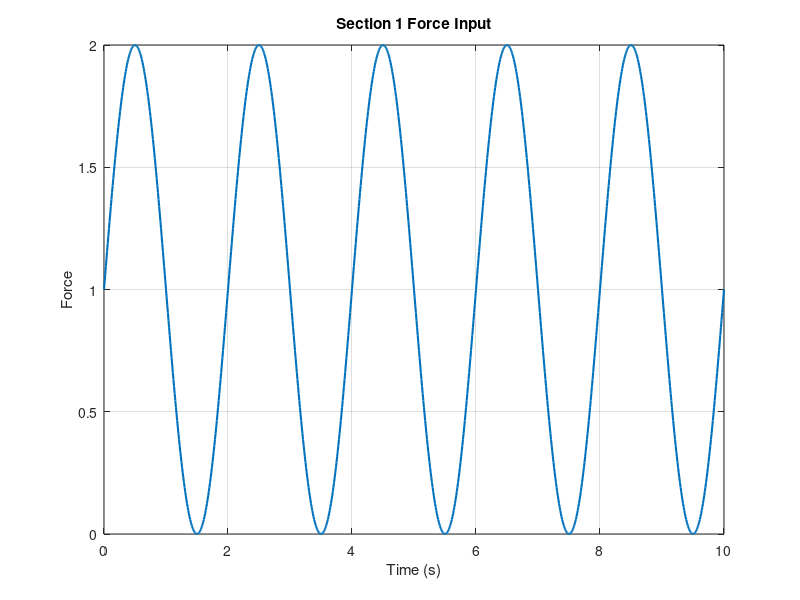

Here is the MATLAB script that generated this plot: (Note: this script raises an error after producing the figure.)
%% BIOE 3071 - Viscoelastic Material Models
clear; clc; close all;

%% =========================
% Section 1: Maxwell Model
% ==========================
dt = 0.01;
t = 0:dt:10;

% 0.5 Hz sine wave, min = 0, max = 2
% Hint: a sine with amplitude 1 and offset 1 does this
F1 = 1 + sin(2*pi*0.5*t);

figure;
plot(t,F1,'LineWidth',1.5);
xlabel('Time (s)');
ylabel('Force');
title('Section 1 Force Input');
grid on;

% Parameter sets:
% (1) R=1, E=1
% (2) R=2, E=1
% (3) R=0.5, E=2
xR0 = 0;

[x1, xR1] = maxwellForced(F1, 1,   1, xR0, dt);
[x2, xR2] = maxwellForced(F1, 2,   1, xR0, dt);
[x3, xR3] = maxwellForced(F1, 0.5, 2, xR0, dt);

figure;
plot(t,x1,'LineWidth',1.5); hold on;
plot(t,xR1,'--','LineWidth',1.5);
plot(t,x2,'LineWidth',1.5);
plot(t,xR2,'--','LineWidth',1.5);
plot(t,x3,'LineWidth',1.5);
plot(t,xR3,'--','LineWidth',1.5);
xlabel('Time (s)');
ylabel('Length');
title('Maxwell Model Lengths');
legend('x: R=1,E=1','x_R: R=1,E=1', ...
       'x: R=2,E=1','x_R: R=2,E=1', ...
       'x: R=0.5,E=2','x_R: R=0.5,E=2');
grid on;

% Increasing R reduces dashpot flow because dx_R/dt = F/R, so larger R gives
% slower viscous elongation and less creep over time. Smaller R gives faster
% dashpot elongation and more creep. Increasing E reduces the spring term F/E,
% so the instantaneous elastic displacement becomes smaller. Under cyclic
% loading, the spring gives oscillatory changes in length while the dashpot
% causes creep, so the total length shows both cyclic variation and drift.

%increasing r reduces flow because of the derivative so larger r gives slower graph. smaller r
%gives faster graph. Increaesing E reduces the F/E step elastic
%displacement become smaller. in cyclic cycles the spring gives osicalltion
%changes in length hile the r becomes slower making it creep. 
%% =========================
% Section 2: Maxwell force-length loops
% ==========================
% 0.5 Hz sine wave, min = -1, max = 1
F2 = sin(2*pi*0.5*t);

figure;
plot(t,F2,'LineWidth',1.5);
xlabel('Time (s)');
ylabel('Force');
title('Section 2 Force Input');
grid on;

[x1_loop, ~] = maxwellForced(F2, 1, 1, xR0, dt);
[x2_loop, ~] = maxwellForced(F2, 2, 1, xR0, dt);
[x3_loop, ~] = maxwellForced(F2, 1, 2, xR0, dt);

figure;
plot(x1_loop,F2,'LineWidth',1.5); hold on;
plot(x2_loop,F2,'LineWidth',1.5);
plot(x3_loop,F2,'LineWidth',1.5);
xlabel('Displacement x');
ylabel('Force F');
title('Maxwell Force-Length Loops');
legend('R=1,E=1','R=2,E=1','R=1,E=2');
grid on;

% Increasing E decreases displacement at peak force because the elastic part
% of displacement is F/E. Increasing R slows dashpot motion, so less viscous
% displacement accumulates during a cycle. Hysteresis occurs because the
% dashpot depends on loading history. Changes in R and E alter both the peak
% displacement and the loop shape by changing the balance between elastic and
% viscous behavior.


%% =========================
% Section 3: Voigt creep test
% ==========================
F3 = zeros(size(t));
F3(t > 1) = 1;

figure;
plot(t,F3,'LineWidth',1.5);
xlabel('Time (s)');
ylabel('Force');
title('Section 3 Step Force');
grid on;

x0 = 0;

x_v1 = voigtForced(F3, 1, 1, dt, x0);
x_v2 = voigtForced(F3, 2, 1, dt, x0);
x_v3 = voigtForced(F3, 2, 2, dt, x0);
x_v4 = voigtForced(F3, 4, 2, dt, x0);

figure;
plot(t,x_v1,'LineWidth',1.5); hold on;
plot(t,x_v2,'LineWidth',1.5);
plot(t,x_v3,'LineWidth',1.5);
plot(t,x_v4,'LineWidth',1.5);
xlabel('Time (s)');
ylabel('Displacement x');
title('Voigt Creep Response');
legend('R=1,E=1','R=2,E=1','R=2,E=2','R=4,E=2');
grid on;

% For the Voigt model, dx/dt = (F - E*x)/R, so the response speed depends on
% E/R. A larger E/R gives faster settling, while a smaller E/R gives slower
% settling. The equilibrium displacement is found when dx/dt = 0, so F = E*x
% and therefore x_eq = F/E. Larger spring stiffness gives smaller final
% displacement.

% the response speed depends on E/R a larger E/R gives faster setteling and
% a smaller one is slower. THe equilib discplacment is found when dx/dt is
% 0. larger spring stiffness gives samller displacmenet 
%% =========================
% Section 4: Voigt force-length loops
% ==========================
% 2 Hz sine wave, min = -1, max = 1
F4 = sin(2*pi*2*t);

figure;
plot(t,F4,'LineWidth',1.5);
xlabel('Time (s)');
ylabel('Force');
title('Section 4 Force Input');
grid on;

x_loop1 = voigtForced(F4, 1, 1, dt, x0);
x_loop2 = voigtForced(F4, 2, 1, dt, x0);
x_loop3 = voigtForced(F4, 1, 2, dt, x0);

figure;
plot(x_loop1,F4,'LineWidth',1.5); hold on;
plot(x_loop2,F4,'LineWidth',1.5);
plot(x_loop3,F4,'LineWidth',1.5);
xlabel('Displacement x');
ylabel('Force F');
title('Voigt Force-Length Loops');
legend('R=1,E=1','R=2,E=1','R=1,E=2');
grid on;

% Increasing dashpot resistance increases the viscous effect during cyclic
% motion, which increases phase lag between force and displacement. This makes
% the hysteresis loop wider and increases the area inside the loop, meaning
% more energy is dissipated.

%dashpot reistance chanes the loop becuase increase the lag between force
%and displacment makes it slower. which makes the hystersis loop wider and
%incrases are of loop more energy is lost. 
%% =========================
% Section 5: Kelvin Body creep test
% ==========================
F5 = zeros(size(t));
F5(t > 1) = 1;

figure;
plot(t,F5,'LineWidth',1.5);
xlabel('Time (s)');
ylabel('Force');
title('Section 5 Step Force');
grid on;

xR0 = 0;
x0  = 0;

[x_k1, xR_k1] = kelvinForced(F5, 1, 1, 1, xR0, x0, dt);
[x_k2, xR_k2] = kelvinForced(F5, 2, 1, 1, xR0, x0, dt);
[x_k3, xR_k3] = kelvinForced(F5, 2, 1, 2, xR0, x0, dt);
[x_k4, xR_k4] = kelvinForced(F5, 1, 2, 2, xR0, x0, dt);

figure;
plot(t,x_k1,'LineWidth',1.5); hold on;
plot(t,x_k2,'LineWidth',1.5);
plot(t,x_k3,'LineWidth',1.5);
plot(t,x_k4,'LineWidth',1.5);
xlabel('Time (s)');
ylabel('Displacement x');
title('Kelvin Body Creep Response');
legend('E1=1,E2=1,R=1', ...
       'E1=1,E2=1,R=2', ...
       'E1=1,E2=2,R=2', ...
       'E1=2,E2=2,R=1');
grid on;

% The ratio E2/R controls how quickly the Kelvin branch responds. Larger E2/R
% means a faster response and shorter settling time, while smaller E2/R means
% a slower response. At equilibrium, the dashpot stops changing length, so the
% E2 branch no longer contributes to long-term deformation. That leaves E1 to
% determine the final displacement, so x_eq = F/E1. Larger E1 gives a smaller
% equilibrium length

%ratio e2/r control how quick the branch responds larger e2/r means faster
%responses and shorter time to steaed state. smaller e2/r is slower
%repsosne at equilibriu, the dashpot stops changing so e2 branch is not
%importnat to long term impact that will leave e1 to determine the final
%displacement larger e1 gives a smaller equilib lenght
